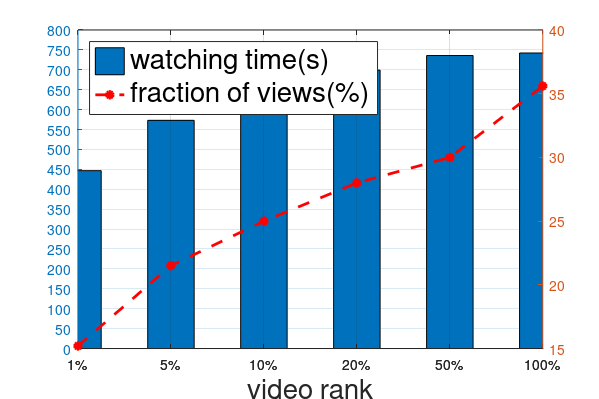

Source code (MATLAB):
clear all;clc;clf
hFig = figure(1);
set(gcf, 'PaperPositionMode','auto');
set(hFig, 'Position', [0 0 600 400])
p=0:1:5;
wd=[446.67,573.11,637.79,699.25,735.86,742.20];
m=[15.2,21.5,25.0,28.0,30.0,35.6];
a={'1%','5%','10%','20%','50%','100%'};
fun=@(x,y) bar(x,y,0.5);
[ax,param1,param2] = plotyy(p,wd,p,m,fun,@plot);
set(ax(1),'xTick',0:1:5);
set(ax(2),'xTick',0:1:5);
set(ax(1),'xTickLabel',a);
set(ax(2),'xTickLabel',a);
set(param2,'LineStyle','--',...
'LineWidth',2,...
'Color','r',...
'Marker','o',...
'MarkerEdgeColor','r',...
'MarkerFaceColor','r',...
'MarkerSize',5)
hleg = legend([param1,param2],'watching time(s)','fraction of views(%)','Location','northwest');
set(hleg,'fontsize',20);
set(ax(1),'yTick',0:50:1000);
set(ax(2),'yTick',0:5:40);
xlabel('video rank','fontsize',20);
grid on;

